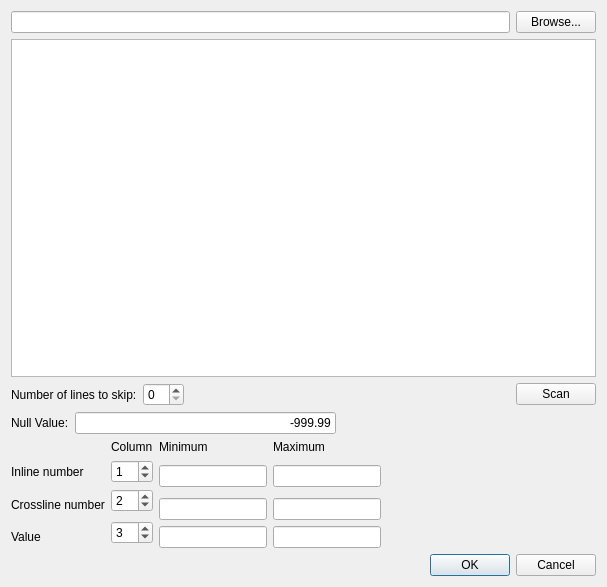
<?xml version="1.0" encoding="UTF-8"?>
<ui version="4.0">
 <class>GridImportDialog</class>
 <widget class="QDialog" name="GridImportDialog">
  <property name="geometry">
   <rect>
    <x>0</x>
    <y>0</y>
    <width>607</width>
    <height>587</height>
   </rect>
  </property>
  <property name="windowTitle">
   <string>Dialog</string>
  </property>
  <property name="windowIcon">
   <iconset resource="../ProjectViewer/icons.qrc">
    <normaloff>:/icons/images/logo_fs_64x64.png</normaloff>:/icons/images/logo_fs_64x64.png</iconset>
  </property>
  <layout class="QGridLayout" name="gridLayout_2">
   <item row="0" column="0">
    <layout class="QHBoxLayout" name="horizontalLayout">
     <item>
      <widget class="QLineEdit" name="lePath">
       <property name="readOnly">
        <bool>true</bool>
       </property>
      </widget>
     </item>
     <item>
      <widget class="QPushButton" name="pbBrowse">
       <property name="text">
        <string>Browse...</string>
       </property>
      </widget>
     </item>
    </layout>
   </item>
   <item row="1" column="0">
    <widget class="QTextEdit" name="teContent">
     <property name="readOnly">
      <bool>true</bool>
     </property>
    </widget>
   </item>
   <item row="2" column="0">
    <layout class="QHBoxLayout" name="horizontalLayout_3">
     <item>
      <widget class="QLabel" name="label">
       <property name="text">
        <string>Number of lines to skip:</string>
       </property>
       <property name="buddy">
        <cstring>sbSkip</cstring>
       </property>
      </widget>
     </item>
     <item>
      <widget class="QSpinBox" name="sbSkip"/>
     </item>
     <item>
      <spacer name="horizontalSpacer_2">
       <property name="orientation">
        <enum>Qt::Horizontal</enum>
       </property>
       <property name="sizeHint" stdset="0">
        <size>
         <width>40</width>
         <height>20</height>
        </size>
       </property>
      </spacer>
     </item>
     <item>
      <widget class="QPushButton" name="pbScan">
       <property name="text">
        <string>Scan</string>
       </property>
      </widget>
     </item>
    </layout>
   </item>
   <item row="3" column="0">
    <layout class="QHBoxLayout" name="horizontalLayout_5">
     <item>
      <widget class="QLabel" name="label_8">
       <property name="text">
        <string>Null Value:</string>
       </property>
      </widget>
     </item>
     <item>
      <widget class="QLineEdit" name="leNull">
       <property name="text">
        <string>-999.99</string>
       </property>
       <property name="alignment">
        <set>Qt::AlignRight|Qt::AlignTrailing|Qt::AlignVCenter</set>
       </property>
      </widget>
     </item>
     <item>
      <spacer name="horizontalSpacer_4">
       <property name="orientation">
        <enum>Qt::Horizontal</enum>
       </property>
       <property name="sizeHint" stdset="0">
        <size>
         <width>40</width>
         <height>20</height>
        </size>
       </property>
      </spacer>
     </item>
    </layout>
   </item>
   <item row="4" column="0">
    <layout class="QHBoxLayout" name="horizontalLayout_4">
     <item>
      <layout class="QGridLayout" name="gridLayout">
       <item row="5" column="0">
        <widget class="QLabel" name="label_4">
         <property name="text">
          <string>Value</string>
         </property>
        </widget>
       </item>
       <item row="1" column="1">
        <widget class="QSpinBox" name="sbIline">
         <property name="value">
          <number>1</number>
         </property>
        </widget>
       </item>
       <item row="5" column="2">
        <widget class="QLineEdit" name="leMinValue">
         <property name="readOnly">
          <bool>true</bool>
         </property>
        </widget>
       </item>
       <item row="1" column="2" rowspan="2">
        <widget class="QLineEdit" name="leMinIline">
         <property name="readOnly">
          <bool>true</bool>
         </property>
        </widget>
       </item>
       <item row="3" column="3" rowspan="2">
        <widget class="QLineEdit" name="leMaxXline">
         <property name="readOnly">
          <bool>true</bool>
         </property>
        </widget>
       </item>
       <item row="4" column="1" rowspan="2">
        <widget class="QSpinBox" name="sbValue">
         <property name="value">
          <number>3</number>
         </property>
        </widget>
       </item>
       <item row="3" column="0">
        <widget class="QLabel" name="label_3">
         <property name="text">
          <string>Crossline number</string>
         </property>
        </widget>
       </item>
       <item row="3" column="2" rowspan="2">
        <widget class="QLineEdit" name="leMinXline">
         <property name="readOnly">
          <bool>true</bool>
         </property>
        </widget>
       </item>
       <item row="5" column="3">
        <widget class="QLineEdit" name="leMaxValue">
         <property name="readOnly">
          <bool>true</bool>
         </property>
        </widget>
       </item>
       <item row="0" column="1">
        <widget class="QLabel" name="label_5">
         <property name="text">
          <string>Column</string>
         </property>
        </widget>
       </item>
       <item row="2" column="1" rowspan="2">
        <widget class="QSpinBox" name="sbXline">
         <property name="value">
          <number>2</number>
         </property>
        </widget>
       </item>
       <item row="0" column="3">
        <widget class="QLabel" name="label_7">
         <property name="text">
          <string>Maximum</string>
         </property>
        </widget>
       </item>
       <item row="1" column="3" rowspan="2">
        <widget class="QLineEdit" name="leMaxIline">
         <property name="readOnly">
          <bool>true</bool>
         </property>
        </widget>
       </item>
       <item row="1" column="0">
        <widget class="QLabel" name="label_2">
         <property name="text">
          <string>Inline number</string>
         </property>
        </widget>
       </item>
       <item row="0" column="2">
        <widget class="QLabel" name="label_6">
         <property name="text">
          <string>Minimum</string>
         </property>
        </widget>
       </item>
      </layout>
     </item>
     <item>
      <spacer name="horizontalSpacer_3">
       <property name="orientation">
        <enum>Qt::Horizontal</enum>
       </property>
       <property name="sizeHint" stdset="0">
        <size>
         <width>40</width>
         <height>20</height>
        </size>
       </property>
      </spacer>
     </item>
    </layout>
   </item>
   <item row="5" column="0">
    <layout class="QHBoxLayout" name="horizontalLayout_2">
     <item>
      <spacer name="horizontalSpacer">
       <property name="orientation">
        <enum>Qt::Horizontal</enum>
       </property>
       <property name="sizeHint" stdset="0">
        <size>
         <width>40</width>
         <height>20</height>
        </size>
       </property>
      </spacer>
     </item>
     <item>
      <widget class="QDialogButtonBox" name="buttonBox">
       <property name="standardButtons">
        <set>QDialogButtonBox::Cancel|QDialogButtonBox::Ok</set>
       </property>
      </widget>
     </item>
    </layout>
   </item>
  </layout>
 </widget>
 <resources>
  <include location="../ProjectViewer/icons.qrc"/>
 </resources>
 <connections>
  <connection>
   <sender>buttonBox</sender>
   <signal>rejected()</signal>
   <receiver>GridImportDialog</receiver>
   <slot>reject()</slot>
   <hints>
    <hint type="sourcelabel">
     <x>400</x>
     <y>561</y>
    </hint>
    <hint type="destinationlabel">
     <x>199</x>
     <y>149</y>
    </hint>
   </hints>
  </connection>
  <connection>
   <sender>buttonBox</sender>
   <signal>accepted()</signal>
   <receiver>GridImportDialog</receiver>
   <slot>accept()</slot>
   <hints>
    <hint type="sourcelabel">
     <x>400</x>
     <y>561</y>
    </hint>
    <hint type="destinationlabel">
     <x>199</x>
     <y>149</y>
    </hint>
   </hints>
  </connection>
  <connection>
   <sender>pbScan</sender>
   <signal>clicked()</signal>
   <receiver>GridImportDialog</receiver>
   <slot>setFocus()</slot>
   <hints>
    <hint type="sourcelabel">
     <x>554</x>
     <y>522</y>
    </hint>
    <hint type="destinationlabel">
     <x>303</x>
     <y>293</y>
    </hint>
   </hints>
  </connection>
 </connections>
</ui>
